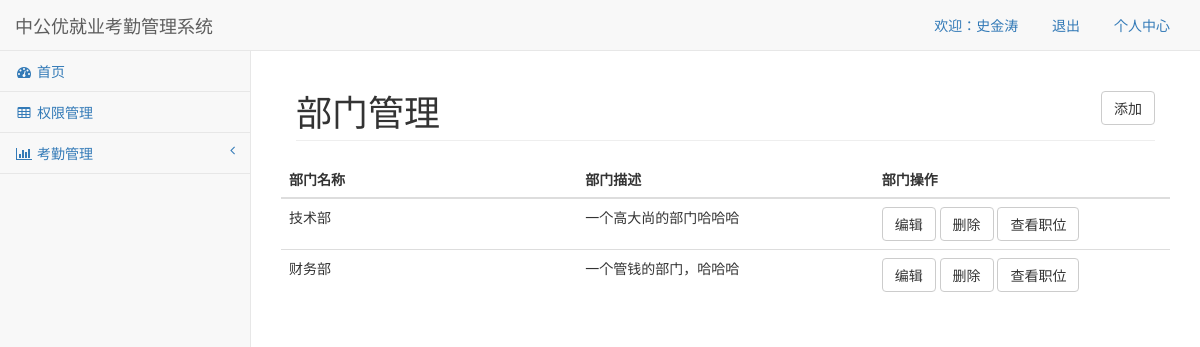
Screenshot of /department/ (signed in) with the database file from the repository.
### models.py (models this page shows, shortened)
class Base(db.Model):
    __abstract__ = True
    id = db.Column(db.Integer,primary_key=True,autoincrement=True)

class Person(Base):
    __tablename__ = "person"
    name = db.Column(db.String(32),nullable=False)
    password = db.Column(db.String(32),nullable=False)
    nickname = db.Column(db.String(32),nullable=True)
    gender = db.Column(db.String(32),nullable=True)
    age = db.Column(db.Integer,nullable=True)
    job_num = db.Column(db.String(32),nullable=True)
    phone = db.Column(db.String(32),nullable=True)
    email = db.Column(db.String(32),nullable=True)
    picture = db.Column(db.String(64),nullable=True)
    address = db.Column(db.String(64),nullable=True)
    score = db.Column(db.Float,nullable=True)
    position_id = db.Column(db.Integer,db.ForeignKey("position.id"))
    positions = db.relationship("Position",backref="person")

class Department(Base):
    __tablename__ = "department"
    name = db.Column(db.String(32)) # 部门名称
    desc = db.Column(db.Text) # 部门描述
    positions = db.relationship("Position",backref="dept")

### views.py (the view)
@app.route("/department/")
@log_delimit
def department():
    department = Department.query.all()
    return render_template("department1.html",department=department)

### views.py (called while the page is built)
def log_delimit(fun):
    @wraps(fun)
    def inner():
        person_name = request.cookies.get("person_name")
        if person_name:
            return fun()
        return redirect("/")
    return inner

@app.add_template_global
def aa():
    result = {
        'news': False,
        'renshi': False
    }
    person_id = request.cookies.get('person_id')
    person_obj = Person.query.get(person_id)
    pos_obj = person_obj.positions  # 职位对象
    permission_obj_list = pos_obj.permission  # 权限对象。
    for permission_obj in permission_obj_list:
        if permission_obj.name == '新闻管理':
            result['news'] = True
        if permission_obj.name == '人事管理':
            result['renshi'] = True
        if permission_obj.name == '考勤管理':
            result['kaoqin'] = True
    return result

### templates/department1.html (shortened to what this page needs)
{% extends "base.html" %}
{% block contain_title %}
            部门管理
            <a class="btn btn-default pull-right" href="/add_department/">添加</a>
{% endblock %}
{% block contain %}
                <div class="row">
                <div class="col-lg-12">
                    <div class="row">
                        <table class="table">
                            <thead>
                            <tr>
                                <th>部门名称</th>
                                <th>部门描述</th>
                                <th>部门操作</th>
                            </tr>
                            </thead>
                            <tbody>
                        {% for i in department %}
                            <tr>
                                <td class="col-lg-4">{{ i.name }}</td>
                                <td class="col-lg-4">{{ i.desc }}</td>
                                <td class="col-lg-4">
                                    <a class="btn btn-default" href="/edit_department/?id={{ i.id }}">编辑</a>
                                    <a class="btn btn-default" href="/delete_department/?id={{ i.id }}">删除</a>
                                    <a class="btn btn-default" href="/look_position/?id={{ i.id }}">查看职位</a>
                                </td>
                            </tr>
                            {% endfor %}
                            </tbody>
                        </table>
                    </div>
                </div>
            </div>
{% endblock %}

### templates/base.html (shortened to what this page needs)
<!DOCTYPE html>
<html lang="en">
<head>
    <link href="../static/lib/sb-admin/vendor/bootstrap/css/bootstrap.min.css" rel="stylesheet">
    <link href="../static/lib/sb-admin/vendor/metisMenu/metisMenu.min.css" rel="stylesheet">
    <link href="../static/lib/sb-admin/dist/css/sb-admin-2.css" rel="stylesheet">
    <link href="../static/lib/sb-admin/vendor/font-awesome/css/font-awesome.min.css" rel="stylesheet" type="text/css">
    <link href="../static/css/index.css" rel="stylesheet" type="text/css">
</head>
<body>
<div id="wrapper">
    <nav class="navbar navbar-default navbar-static-top" role="navigation" style="margin-bottom: 0">
        <div class="navbar-header">
            <a class="navbar-brand" href="./base.html">中公优就业考勤管理系统</a>
        </div>
        <ul class="nav navbar-top-links navbar-right">
            <li>
                <a>欢迎：<span>{{ request.cookies.get("person_name") }}</span></a>
            </li>
            <li>
                <a href="/exit/">退出</a>
            </li>
            <li>
                <a href="./profile.html">个人中心</a>
            </li>
        </ul>
        <div class="navbar-default sidebar" role="navigation">
            <div class="sidebar-nav navbar-collapse">
                <ul class="nav" id="side-menu">
                    <li>
                        <a href="/index/"><i class="fa fa-dashboard fa-fw"></i> 首页</a>
                    </li>
                    <li>
                        <a href="/permission/"><i class="fa fa-table fa-fw"></i> 权限管理</a>
                    </li>
{% if aa().kaoqin == True %}
                    <li>
                        <a href="#"><i class="fa fa-bar-chart-o fa-fw"></i> 考勤管理<span class="fa arrow"></span></a>
                    </li>
                {% endif %}
                </ul>
            </div>
        </div>
    </nav>
    <div id="page-wrapper">
        <div class="container-fluid">
            <div class="row">
                <div class="col-lg-12">
                    <h1 class="page-header">{% block contain_title %}首页{% endblock %}</h1>
                </div>
            </div>
        {% block contain %}{% endblock %}
        </div>
    </div>
</div>
</body>
</html>

### rows the page displays
Person: cookies.get "史金涛"
Department: name "技术部", desc "一个高大尚的部门哈哈哈"
Department: name "财务部", desc "一个管钱的部门，哈哈哈"
